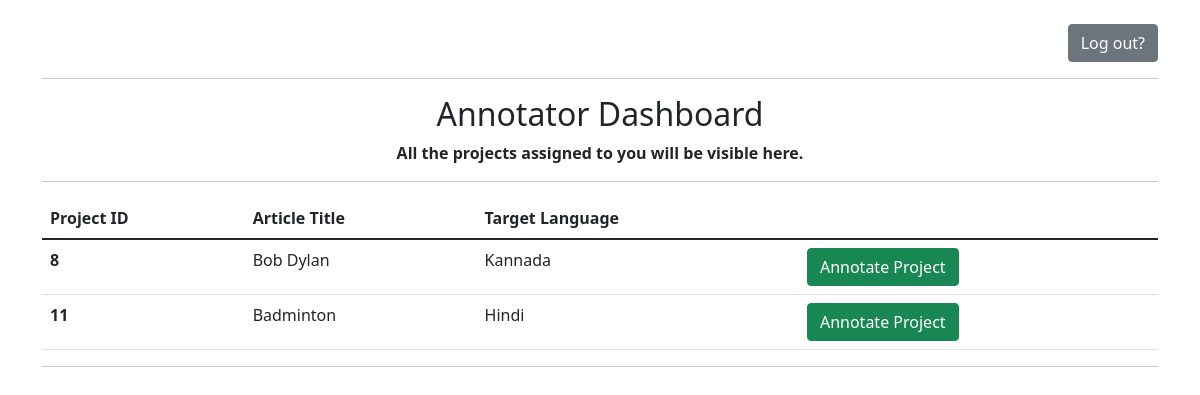
The page /annotator/ (signed in) on the database as committed earlier.
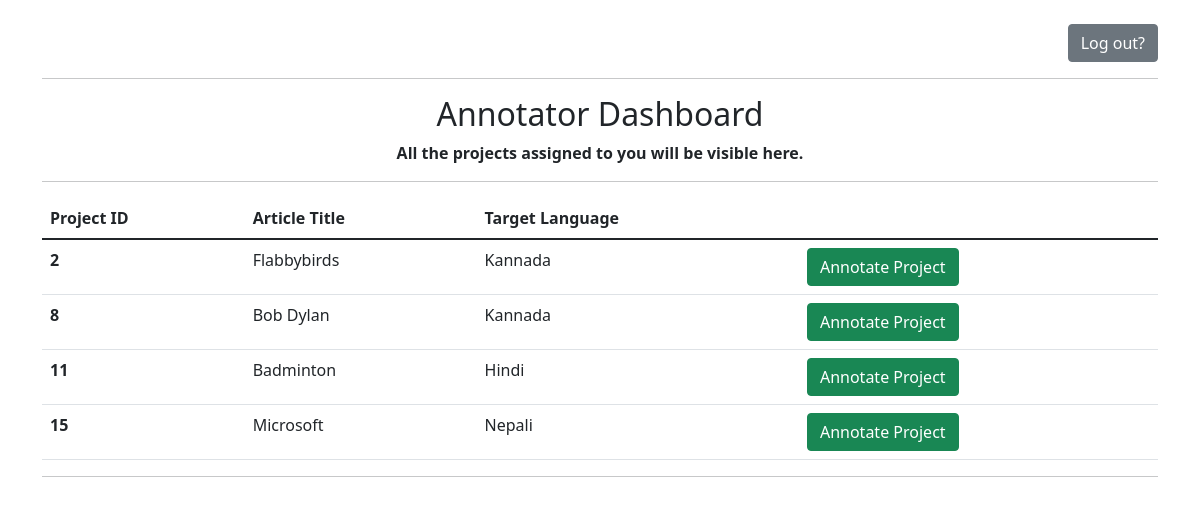
The same page on the database as committed later.
### wikipedia/models.py (models this page shows, shortened)
class Project(models.Model):
    article_title = models.CharField(max_length=100)
    target_language = models.ForeignKey(Language, on_delete=models.CASCADE)
    is_tokenized = models.BooleanField(default=False)
    annotator = models.ForeignKey(User, related_name='annotator_id', null=True, on_delete=models.CASCADE,)

class Language(models.Model):
    language_code = models.CharField(max_length=2)
    language_name = models.CharField(max_length=100)
    def __str__(self):
        return self.language_name

### wikipedia/decorators.py (the view)
        def wrapper_func(request, *args, **kwargs):
            group = None
            if request.user.groups.exists():
                group = request.user.groups.all()[0].name
            if group in allowed_roles:
                return view_func(request, *args, **kwargs)
            else:
                html_output = """
                <p> You are not authorized to view this page! </p>
                <a href="logout/"> Go back to the login page. </a>
                """
                return HttpResponse(html_output)

### wikipedia/views.py (called while the page is built)
@login_required(login_url='login')
@allowed_users(allowed_roles=['Annotator'])
def annot_dashboard_view(request):
    current_user = request.user
    user_id = current_user.id
    annotator_projects = Project.objects.filter(annotator_id=user_id)
    return render(request, 'annot-dashboard.html', {'annotator_projects': annotator_projects})

### wikipedia/templates/annot-dashboard.html (shortened to what this page needs)
<!DOCTYPE html>
<html lang="en">
<head>
    <link href="https://cdn.jsdelivr.net/npm/bootstrap@5.1.3/dist/css/bootstrap.min.css" rel="stylesheet">
</head>
<body>
    <div class="container">
        <br>
        <p style="text-align: right;"><a href="{% url 'logout' %}" class="btn btn-secondary"> Log out? </a></p>
        <hr>
        <h2 style="text-align: center;">Annotator Dashboard</h2>
        <p style="text-align: center;">
        <strong> All the projects assigned to you will be visible here. </strong>
        </p>
        <hr>
            <table class="table">
                <thead>
                <tr>
                    <th scope="col">Project ID</th>
                    <th scope="col">Article Title</th>
                    <th scope="col">Target Language</th>
                    <th scope="col"></th>
                </tr>
                </thead>
                <tbody>
                {% for project in annotator_projects %}
                <tr>
                    <th scope="row">{{ project.id }}</th>
                    <td>{{ project.article_title }}</td>
                    <td>{{ project.target_language }}</td>
                    <td> <a href="{% url 'translation' project.id %}" class="btn btn-success">Annotate Project</a></td>
                </tr>
                {% endfor %}
                </tbody>
            </table>
        <hr>
                <br>
    </div>
</body>
</html>

Rows that differ between the two databases and show on the page:
now on this page (row edited): Project: id "2", article_title "Flabbybirds", target_language "Kannada"
added Project: id "15", article_title "Microsoft", target_language "Nepali"
